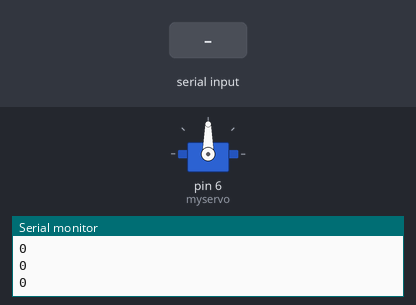
The sketch below on a simulated Arduino Uno, built with avr-gcc and run on an emulated ATmega328P. Shown: servo, the last lines printed to the serial monitor. The test bench sets the inputs (shaded band).

Above: at 1.2 s.
1.3 s: "6" received over the second serial link
At 1.8 s:
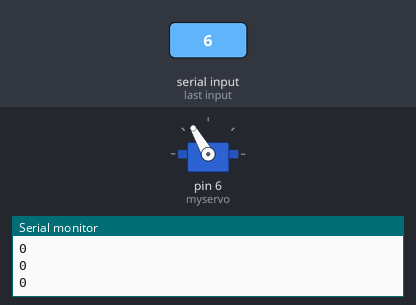
2.8 s: "8" received over the second serial link
At 4.1 s:
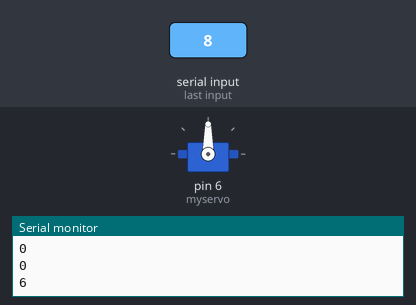
Timing chart, 0 to 5.8 s (numbered marks = the images above; inputs shaded):
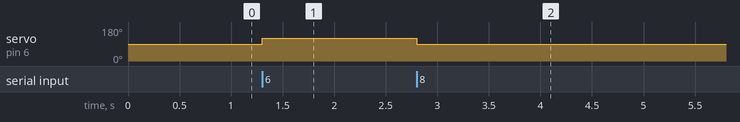

Measured:
- after the input at 1.3 s, servo on pin 6 (myservo): 90° → 120° at once
- after the input at 2.8 s, servo on pin 6 (myservo): 120° → 90° at once

The sketch:

7._Percobaan_7.3.ino
```cpp
#include <Servo.h>
#include<SoftwareSerial.h>

char bdata = '0';
Servo myservo;
SoftwareSerial blue(11,12);

void setup(){
  Serial.begin(9600);
  blue.begin(9600);
  myservo.attach(6);
}

void loop() {
  Serial.println(bdata);
  if(blue.available()){
    bdata = blue.read();
    if(bdata == '6'){
      myservo.write(120);
      delay(1000);
    }
    if(bdata == '8'){
      myservo.write(90);
      delay(1000);
    }
    delay(500);
  }
}
```
